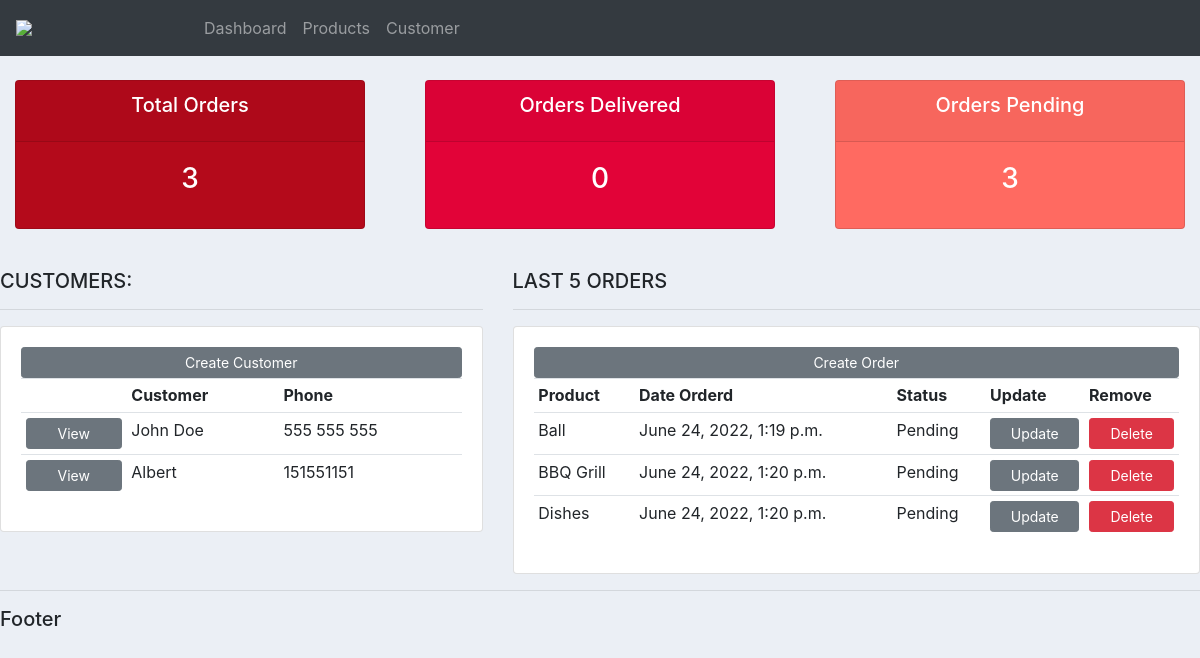
The app's page /, older data.
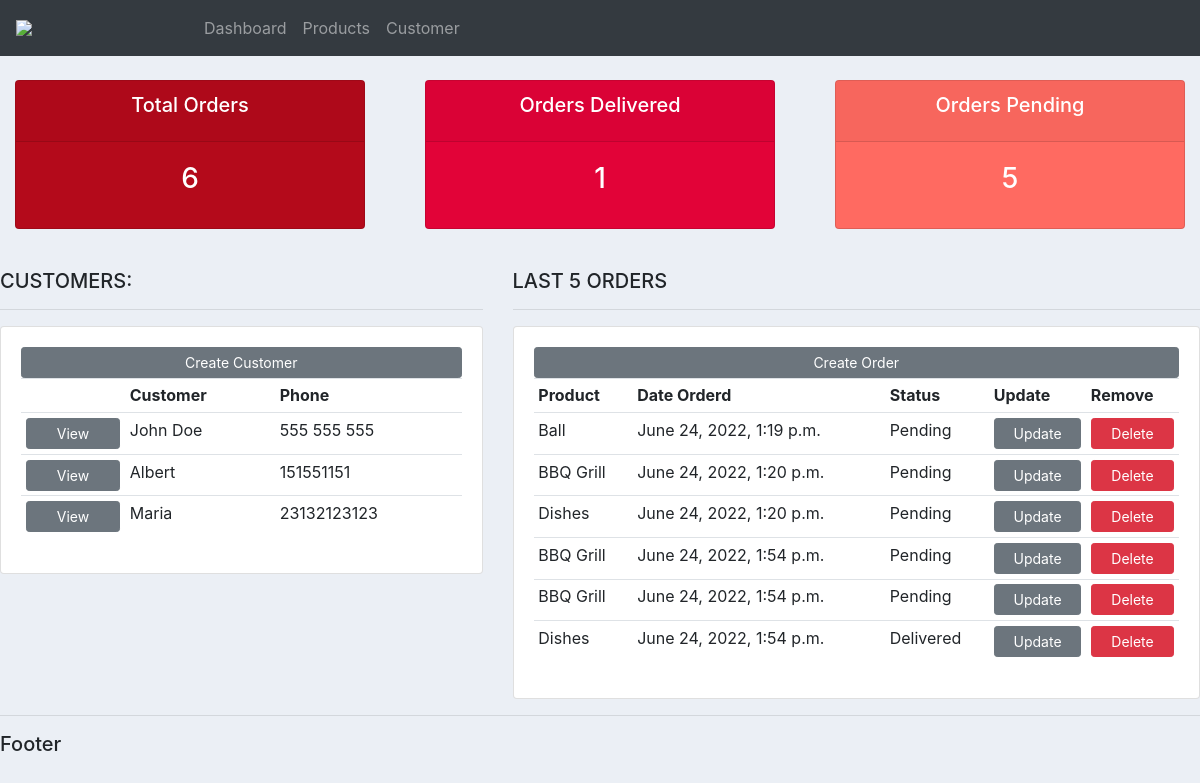
The same page, newer data.
### accounts/models.py (models this page shows, shortened)
class Customer(models.Model):
    name = models.CharField(max_length=200, null=True)
    phone = models.CharField(max_length=200, null=True)
    email = models.CharField(max_length=200, null=True)
    date_created = models.DateTimeField(auto_now_add=True, null=True)

class Order(models.Model):
    STATUS = (
        ('Pending', 'Pending'),
        ('Out for delivery', 'Out for delivery'),
        ('Delivered', 'Delivered'),
    )
    customer = models.ForeignKey(Customer, null=True, on_delete=models.SET_NULL)
    product = models.ForeignKey(Product, null=True, on_delete=models.SET_NULL)
    date_created = models.DateTimeField(auto_now_add=True, null=True)
    status = models.CharField(max_length=200, null=True, choices=STATUS)

class Product(models.Model):
    CATEGORY = (
        ('Indoor', 'Indoor'),
        ('Outdoor', 'Outdoor'),
        )
    name = models.CharField(max_length=200, null=True)
    price = models.FloatField(null=True)
    category = models.CharField(max_length=200, null=True, choices=CATEGORY)
    description = models.CharField(max_length=200, null=True, blank=True)
    date_created = models.DateTimeField(auto_now_add=True, null=True)
    tags = models.ManyToManyField(Tag)
    def __str__(self):
        return self.name

### accounts/views.py (the view)
# urls.py: path('', views.home, name="home"),
def home(request):
    orders = Order.objects.all()
    customers = Customer.objects.all()
    total_customers = customers.count()
    total_orders = orders.count()
    delivered = orders.filter(status='Delivered').count()
    pending = orders.filter(status='Pending').count()
    context = {
        'orders': orders,
        'customers': customers,
        'total_customers': total_customers,
        'total_orders': total_orders,
        'delivered': delivered,
        'pending': pending,
    }
    return render(request, 'accounts/dashboard.html', context)

### accounts/templates/accounts/dashboard.html
{% extends 'accounts/main.html' %}
{% block content %}
{% include 'accounts/status.html' %}
<br>
<div class="row">
	<div class="col-md-5">
		<h5>CUSTOMERS:</h5>
		<hr>
		<div class="card card-body">
			<a class="btn btn-secondary  btn-sm btn-block" href="">Create Customer</a>
			<table class="table table-sm">
				<tr>
					<th></th>
					<th>Customer</th>
					<th>Phone</th>
				</tr>
				{% for customer in customers %}
				<tr>
					<td><a class="btn btn-secondary  btn-sm btn-block" href="{% url 'customer' customer.id %}">View</a></td>
					<td>{{customer.name}}</td>
					<td>{{customer.phone}}</td>
				</tr>
				{% endfor %}
			</table>
		</div>
	</div>
	<div class="col-md-7">
		<h5>LAST 5 ORDERS</h5>
		<hr>
		<div class="card card-body">
			<a class="btn btn-secondary  btn-sm btn-block" href="">Create Order</a>
			<table class="table table-sm">
				<tr>
					<th>Product</th>
					<th>Date Orderd</th>
					<th>Status</th>
					<th>Update</th>
					<th>Remove</th>
				</tr>
				{% for order in orders %}
				<tr>
					<td>{{order.product}}</td>
					<td>{{order.date_created}}</td>
					<td>{{order.status}}</td>
					<td><a class="btn btn-secondary btn-sm btn-block" href="">Update</td>
					<td><a class="btn btn-sm btn-danger btn-sm btn-block" href="">Delete</td>
				</tr>
				{% endfor %}
			</table>
		</div>
	</div>
</div>
{% endblock %}

### accounts/templates/accounts/main.html (shortened to what this page needs)
{% load static %}
<!DOCTYPE html>
<html>
    <head>
        <link rel="stylesheet" href="https://cdn.jsdelivr.net/npm/bootstrap@4.3.1/dist/css/bootstrap.min.css">
        <link rel="stylesheet" href="{% static '/css/main.css' %}">
    </head>
    <body>
        {% include 'accounts/navbar.html' %}
        {% block content %}
        {% endblock %}
       <hr>
       <h5>Footer</h5>
    </body>
</html>

### accounts/templates/accounts/navbar.html (shortened to what this page needs)
{% load static %}
<nav class="navbar navbar-expand-lg navbar-dark bg-dark">
    <img class="logo" src="{% static 'images/logo long.bmp' %}" width="180px">
    <div class="collapse navbar-collapse" id="navbarNav">
      <ul class="navbar-nav">
        <li class="nav-item">
          <a class="nav-link" href="#">Dashboard</a>
        </li>
        <li class="nav-item">
          <a class="nav-link" href="#">Products</a>
        </li>
        <li class="nav-item">
          <a class="nav-link" href="#">Customer</a>
        </li>
      </ul>
    </div>
  </nav>

### accounts/templates/accounts/status.html
<br>
<div class="row">
	<div class="col">
		<div class="col-md">
			<div class="card text-center text-white  mb-3" id="total-orders">
			  	<div class="card-header">
			  		<h5 class="card-title">Total Orders</h5>
			  	</div>
			  	<div class="card-body">
			    	<h3 class="card-title">{{ total_orders }}</h3>
			  	</div>
			</div>
		</div>
	</div>
	<div class="col">
		<div class="col-md">
			<div class="card text-center text-white  mb-3" id="orders-delivered">
			  	<div class="card-header">
			  		<h5 class="card-title">Orders Delivered</h5>
			  	</div>
			  	<div class="card-body">
			    	<h3 class="card-title">{{ delivered }}</h3>
			  	</div>
			</div>
		</div>
	</div>
	<div class="col">
		<div class="col-md">
			<div class="card text-center text-white  mb-3" id="orders-pending">
			  	<div class="card-header">
			  		<h5 class="card-title">Orders Pending</h5>
			  	</div>
			  	<div class="card-body">
			    	<h3 class="card-title">{{ pending }}</h3>
			  	</div>
			</div>
		</div>
	</div>
</div>

### static/css/main.css (style rules this page uses)
body { background-color: #ebeff5; }
#total-orders { background-color: #B40A1B; }
#orders-delivered { background-color: #E20338; }
#orders-pending { background-color: #FF6A61; }

Row changes from the older to the newer data that the page shows:
added Customer: name "Maria", phone "23132123123"
added Order: product "BBQ Grill", date_created "June 24, 2022, 1:54 p.m.", status "Pending"
added Order: product "BBQ Grill", date_created "June 24, 2022, 1:54 p.m.", status "Pending"
added Order: product "Dishes", date_created "June 24, 2022, 1:54 p.m.", status "Delivered"
Text that changed along with them:
{{ total_orders }}: "3" → "6"
{{ delivered }}: "0" → "1"
{{ pending }}: "3" → "5"
